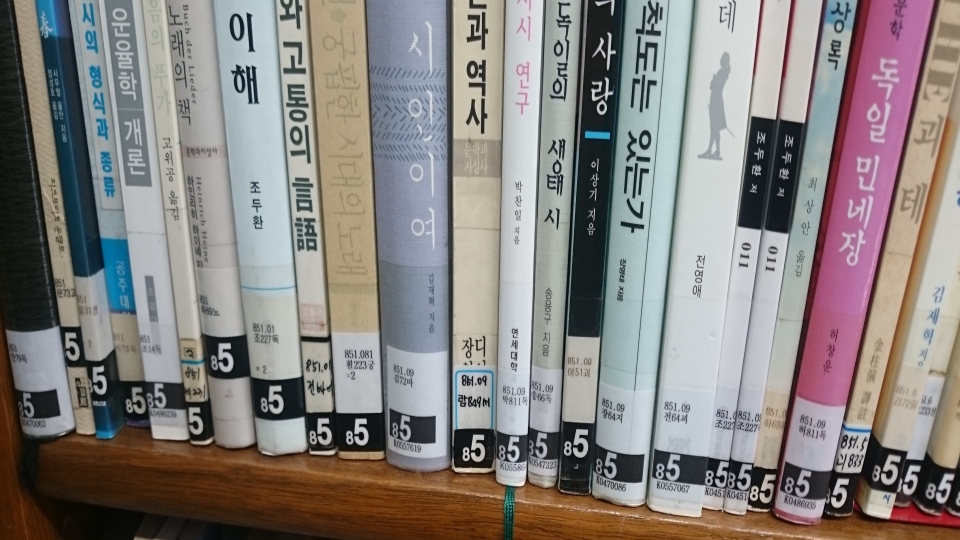
//> input picture Project1/Project1/Image/Resize/008.jpg, 1920 x 1080 px (shown at 1/2 size)
$ ./book   (built with g++ and OpenCV 4)
//> lines starting //> are read from the running program, lines starting //| are printed output that depends on the picture; after the words box and inside, x2 and y2 are one past the last pixel; in counts of white or black regions, pixels touching at a corner belong together
#include <api/baseapi.h>
#include <opencv2/opencv.hpp>
#include <fstream>
#include <time.h>

using namespace std;
using namespace cv;

void warptrans(Mat,Mat&, vector<Point>);
void morphology(Mat, Mat &, int, int, int);
Mat resize(Mat, Mat&, double);

// [69 lines left out: function Label, not called in this run]
Rect Label(Mat img, Mat &dst,int thresh = 0 ) {
	Mat img_gray, img_color, img_binary;

	img_gray = img;
	GaussianBlur(img_gray, img_gray, Size(3, 3), 0);
	adaptiveThreshold(img, img_binary, 255,ADAPTIVE_THRESH_GAUSSIAN_C,THRESH_BINARY_INV,5,2);

	cvtColor(img_gray, img_color, COLOR_GRAY2BGR);

	Mat img_labels, stats, centroids;
	int numOfLables = connectedComponentsWithStats(img_binary, img_labels,
		stats, centroids, 8, CV_32S);


	// [15 lines of commented-out code are left out]

	{

	}
	vector<Point> pt1;
	vector<Point> pt2;
	cout << stats << endl;
	for (int i = 1; i < numOfLables; i++) {
		cout << stats.at<int>(i, 4) << endl;

	}

	int vlev=0;
	int gvalue=0;


	//라벨링 된 이미지에 각각 직사각형으로 둘러싸기
	for (int j = 1; j < numOfLables; j++) {
		int area = stats.at<int>(j, CC_STAT_AREA);
		int left = stats.at<int>(j, CC_STAT_LEFT);
		int top = stats.at<int>(j, CC_STAT_TOP);
		int width = stats.at<int>(j, CC_STAT_WIDTH);
		int height = stats.at<int>(j, CC_STAT_HEIGHT);
		if (width*height < thresh)
			continue;
		pt1.push_back(Point(left, top));
		pt2.push_back(Point(left + width, top + height));


		Point pp = stats.at<int>(j);
		cout << "p1: " << pt1[j - 1];
		cout << " p2: " << pt2[j - 1] << endl;
		rectangle(img_color, Point(left, top), Point(left + width, top + height),
			Scalar(0, 0, 255), 1);

		putText(img_color, to_string(j), Point(left + 20, top + 20),
			FONT_HERSHEY_SIMPLEX, 1, Scalar(255, 0, 0), 2);
	}

	Rect roi(pt1[0],pt2[0]);

	dst = img_color;
	return roi;
}


//OCR로 텍스트를 출력합니다.
//img : 텍스트를 출력 할 이미지파일
//str : 텍스트를 저장 할 이미지 파일
string OCRtext(Mat img, string &str) {
	Mat img_org = img;
	char *outText;
	//    const char *path = ".\\tessdata";
	char *name;

	string data;
	char* result;

	if (img.type() != 0) {
		cvtColor(img, img, CV_BGR2GRAY);
	}
	Scalar lowerb(170, 170, 170);
	Scalar upperb(255, 255, 255);

	inRange(img, lowerb, upperb, img);
	img = ~img;
	Rect mark;
	mark = Label(img, img, 1000);
	if (mark.area() == 0) {
		cout << "Fail is Mark detected " << endl;
		return "NULL" ;
	}
	//imshow("bookimg", img);
	imshow("markmark", img_org(mark));
	string cutname;
	cutname += "outmat/";
	cutname += to_string(time(NULL));
	cutname += ".jpg";
	imwrite(cutname,img_org(mark));
	img = img_org(mark);
	img = ~img;
	if (img.type() != 0) {
		cvtColor(img, img, CV_BGR2GRAY);
	}


	resize(img, img, 2);
	tesseract::TessBaseAPI api;
	str += "--------------------------------------\n";

	api.Init("../libdata/tessdata", "kor+eng", tesseract::OEM_DEFAULT);
	//api.Init(NULL, "kor+eng", tesseract::OEM_DEFAULT);
	api.SetPageSegMode(tesseract::PSM_SINGLE_BLOCK);
	api.SetImage((uchar*)img.data, img.cols, img.rows, 1, img.cols);
	api.Recognize(0);
	str += api.GetUTF8Text();
	str += "--------------------------------------\n";
	cout << str << endl;
	return str;


}

//warptrans
//img_org : 와핑할 이미지
//img_dst : 저장 할 Mat
//vector<Point> : 사각형 좌표를 저장 한 좌표, 4개의 Point가 필요
//순서 : Top+Left, Top+Right, Bottom+Left, Bottom+Right
void warptrans(Mat img_org,Mat &img_dst, vector<Point> qurd)
{
	Point TopLeft = Point(qurd[0]);
	Point TopRight = Point(qurd[1]);
	Point BottomLeft = Point(qurd[2]);
	Point BottomRight = Point(qurd[3]);

	vector<Point> rect;
	rect.push_back(TopLeft);
	rect.push_back(TopRight);
	rect.push_back(BottomRight);
	rect.push_back(BottomLeft);

	double w1 = sqrt(pow(BottomRight.x - BottomLeft.x, 2)
		+ pow(BottomRight.x - BottomLeft.x, 2));
	double w2 = sqrt(pow(TopRight.x - TopLeft.x, 2)
		+ pow(TopRight.x - TopLeft.x, 2));

	double h1 = sqrt(pow(TopRight.y - BottomRight.y, 2)
		+ pow(TopRight.y - BottomRight.y, 2));
	double h2 = sqrt(pow(TopLeft.y - BottomLeft.y, 2)
		+ pow(TopLeft.y - BottomLeft.y, 2));

	double maxWidth = (w1 < w2) ? w1 : w2;
	double maxHeight = (h1 < h2) ? h1 : h2;

	Point2f src[4], dst[4];
	src[0] = Point2f(TopLeft.x, TopLeft.y);
	src[1] = Point2f(TopRight.x, TopRight.y);
	src[2] = Point2f(BottomRight.x, BottomRight.y);
	src[3] = Point2f(BottomLeft.x, BottomLeft.y);

	dst[0] = Point2f(0, 0);
	dst[1] = Point2f(maxWidth - 1, 0);
	dst[2] = Point2f(maxWidth - 1, maxHeight - 1);
	dst[3] = Point2f(0, maxHeight - 1);

	Mat transformMatrix;
	transformMatrix = getPerspectiveTransform(src, dst);

	Mat srcFrame, dstFrame;
	srcFrame = img_dst;
	warpPerspective(img_org, img_dst, transformMatrix, Size(maxWidth, maxHeight));
	return ;
}


//사이즈 재적용
//img : 연산을 적용할 이미지
//dst : 연산된 결과를 저장할 이미지
//size : 해당되는 값만큼 사이즈를 축소, 확장
//		1 = 1배(원본)
//		2 = 2배 확장
//		0.2 = 5배 축소
Mat resize(Mat img, Mat &dst, double size) {
	Mat image = img;
	if (size < 1)
		resize(img, dst, Size((double)img.cols * size, (double)img.rows * size), 0, 0, INTER_AREA);
	else if (size >= 1)
		resize(img, dst, Size((double)img.cols * size, (double)img.rows * size), 0, 0, INTER_LINEAR);
	return dst;
}

//img1 : 모폴로지를 적용할 이미지
//img2 : 연산결과를 적용시킬 이미지
//iterations : 반복횟수
//size : 커널의 크기
//type : 모폴로지연산의 타입
//		MORPH_OPEN : open연산
//		MORPH_CLOSE : close연산
void morphology(Mat img1, Mat &img2, int iterations = 1, int size = 1, int type = MORPH_CLOSE) {
	Size size2(size, size);
	Mat rectKernel = getStructuringElement(MORPH_RECT, size2);
	Point anchor(-1, -1);
	morphologyEx(img1, img2, type, rectKernel, anchor, iterations);
}

//img1 : 선들을 검출할 gray이미지
//img2 : 검출된 선들을 입힐 이미지
//thres : 검출할 선의 임계값
Mat HoughLines1(Mat img1, Mat &img2,int thres = 100) {
	Vec2f params;
	float rho, theta;
	float c, s;
	float x0, y0;
	vector<Vec2f> lines;
	HoughLines(img1, lines, 1, CV_PI / 180, thres);
	cout << "lines.size() = " << lines.size() << endl;

	for (int k = 0; k < lines.size(); k++) {
		params = lines[k];
		rho = params[0];
		theta = params[1];

		//draw
		c = cos(theta);
		s = sin(theta);
		x0 = rho * c;
		y0 = rho * s;
		if (acos(s)*180/CV_PI < 75)
			continue;
		Point pt1, pt2;


		pt1.x = cvRound(x0 + 10000* (-s)) + 5;
		pt1.y = cvRound(y0 + 10000 * (c));
		pt2.x = cvRound(x0 - 10000 * (-s)) + 5;
		pt2.y = cvRound(y0 - 10000 * (c));

		line(img2, pt1, pt2, Scalar(0, 255, 255), 2);
	}
	return img2;

}


int main() {
	//출력 할 이미지 경로
	Mat img_org = imread("Image/resize/008.jpg", IMREAD_COLOR);
//> img_org is the input picture: 1080 rows x 1920 cols, CV_8UC3; mean B, G, R 127.3, 130.1, 135.4
	//Mat img_org = imread("Image/resize/001.jpg", IMREAD_COLOR);
	clock_t time;
	time = clock();
	if (img_org.empty())
		return -1;
	resize(img_org, img_org,Size(1920,1080),0,0, INTER_AREA);
	resize(img_org, img_org, 0.5);
	Mat img_gray;

	Mat img_mop;

	//전체적인 이미지의 평활화를 위한 블러링
	Mat img_dst;
	{
		int border = 3;	//7x7
		Size ksize(border * 2 + 1, border * 2 + 1);
		boxFilter(img_org, img_dst, -1, ksize);
//> img_org: 540 rows x 960 cols, CV_8UC3
		//imshow("dst1", img_dst1);

		int d = ksize.width;
		double sigmaColor = 10.0 * 8;
		double sigmaSpace = 10.0 * 8;
		bilateralFilter(img_org, img_dst, d, sigmaColor, sigmaSpace);
	}

	imshow("img_blur", img_dst);
	//기타 잡 영상을 제거하기 위한 모폴로지 연산
	morphology(img_dst, img_dst, 2, 3, MORPH_CLOSE);
	//imshow("blurMop", img_dst);

	cvtColor(img_dst, img_gray, CV_BGR2GRAY);
	//imshow("img_gray", img_gray);

	//전체적인 이미지의 경계를 추출 후 모폴로지 연산으로 잡영 제거
	adaptiveThreshold(img_gray, img_gray, 255, ADAPTIVE_THRESH_GAUSSIAN_C, THRESH_BINARY_INV, 21, 5);
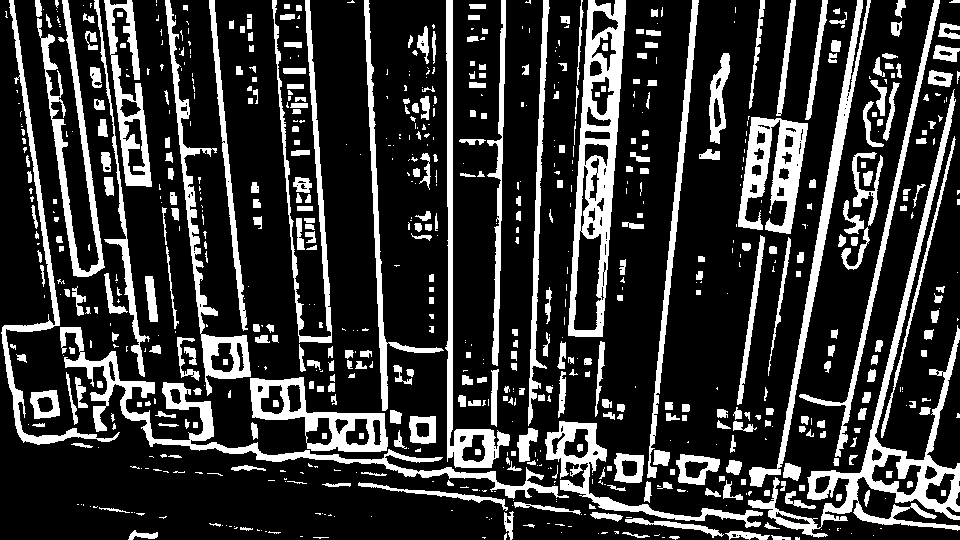
//> img_gray: 540 rows x 960 cols, CV_8UC1; 21.3% white; 764 white regions (369 under 20 px), largest, box (x1, y1, x2, y2) and area: (748, 89, 960, 538) 8880, (568, 0, 626, 337) 7657, (60, 327, 569, 499) 6442
	morphology(img_gray, img_mop, 2, 3, MORPH_CLOSE);

	//sobel 연산으로 x축 편미분 수행
	Mat img_sobel;
	Sobel(img_mop, img_sobel, 0, 1, 0);
//> img_sobel: 540 rows x 960 cols, CV_8UC1; 7.1% white in thin lines or dots
	//imshow("sobel1", img_sobel);

	//편미분 후 생긴 잡영 제거
	morphology(img_sobel, img_mop, 2, 3, MORPH_CLOSE);
//> call 3 of morphology, with iterations = 2, size = 3, type = 3
//> in morphology (call 3), `morphologyEx(img1, img2, type, rectKernel, anchor, iterations);`:
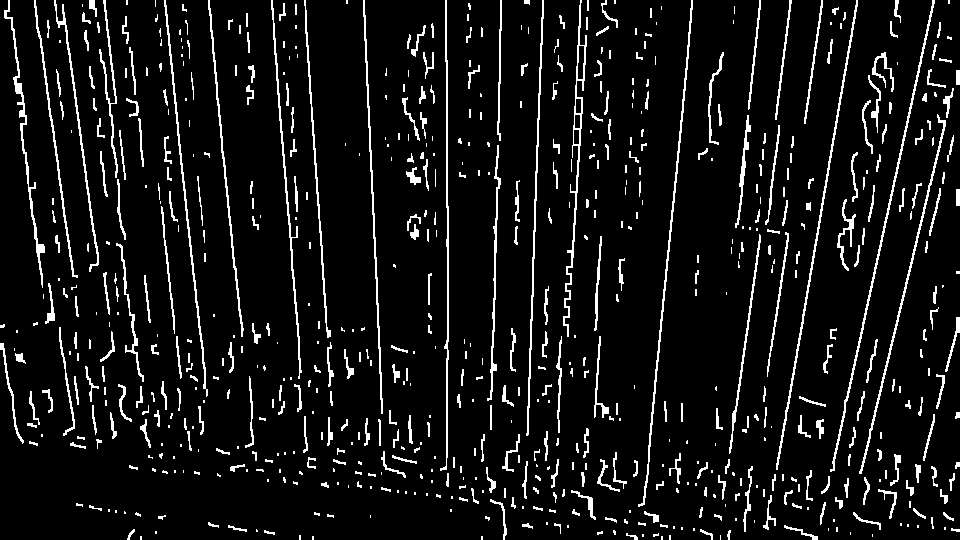
//> img2: 540 rows x 960 cols, CV_8UC1; 7.8% white in thin lines or dots
	//imshow("MORPH_CLOSE2", img_mop);


	//대략적인 선 모양, 하나의 책 라인에 여러 선이 중첩된다.
	Mat img_clone(img_org.size(), img_org.type());
	img_clone = HoughLines1(img_mop, img_clone, 180);
//> in HoughLines1, `HoughLines(img1, lines, 1, CV_PI / 180, thres);`: lines = 34 lines (rho, theta), first 12: [845, 0.17], [542, 0.03], [912, 0.21], [447, 0], [-303, 3.07], [-163, 3.04], [-34, 3], [691, 0.1], [-206, 3.04], [500, 0.02], [948, 0.24], [579, 0.05]
//| lines.size() = 34
//> the loop in HoughLines1, `for (int k = 0; k < lines.size(); k++)` made 34 passes
//> (rho, theta, c, s, x0, y0) on passes 1 to 8: (845, 0.175, 0.985, 0.174, 832.2, 146.7), (542, 0.0349, 0.999, 0.0349, 541.7, 18.92), (912, 0.209, 0.978, 0.208, 892.1, 189.6), (447, 0, 1, 0, 447, 0), (-303, 3.07, -0.998, 0.0698, 302.3, -21.14), (-163, 3.04, -0.995, 0.105, 162.1, -17.04), (-34, 3, -0.99, 0.139, 33.67, -4.73), (691, 0.105, 0.995, 0.105, 687.2, 72.23)
//> after the loop in HoughLines1, `for (int k = 0; k < lines.size(); k++)`:
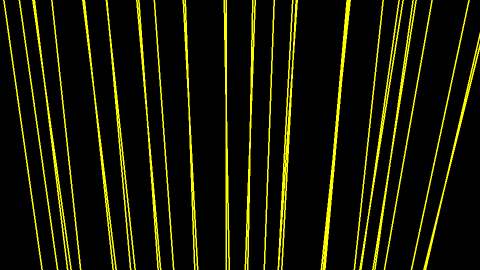
//> img2: 540 rows x 960 cols, CV_8UC3 (shown at 1/2 size); mean B, G, R 0, 23.7, 23.7
	//imshow("lines1", img_clone);

	//중첩된 근접한 선들을 지우기 위한 모폴로지 연산
	morphology(img_clone, img_clone, 8, 3, MORPH_CLOSE);
//> call 4 of morphology, with iterations = 8, size = 3, type = 3
//> in morphology (call 4), `morphologyEx(img1, img2, type, rectKernel, anchor, iterations);`:
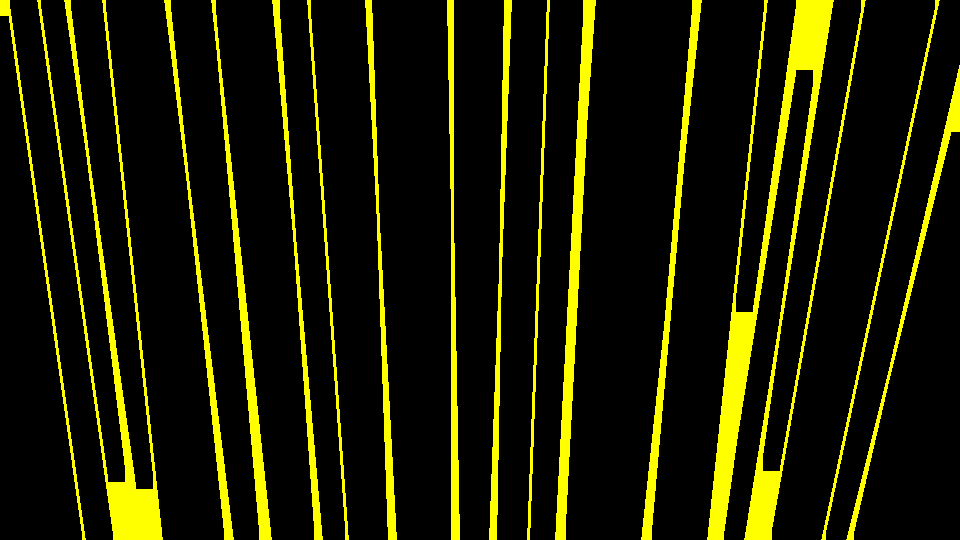
//> img1: 540 rows x 960 cols, CV_8UC3; 2.49% of pixels changed, all inside (x1, y1, x2, y2) = (0, 0, 960, 540)

	//imshow("dilate", img_clone);
	Sobel(img_clone, img_clone, 0, 1, 0, 3, 1, 0, BORDER_CONSTANT);

	// 대략적인 위치를 추출
	vector<Point> middlep, bottomp;
	for (int i = 0; i < img_clone.cols; i++) {
		int pos = (i);
		Vec3b* pixel = img_clone.ptr<Vec3b>(img_clone.rows / 2);
		if (pixel[pos][0] == 0 && pixel[pos][1] == 255 && pixel[pos][2] == 255) {
			cout << "middle : " << i << endl;
			circle(img_clone, Point(pos, img_clone.rows / 2), 2, Scalar(255, 255, 0), 3);
			middlep.push_back(Point2f(pos, img_clone.rows / 2));
		}
	}
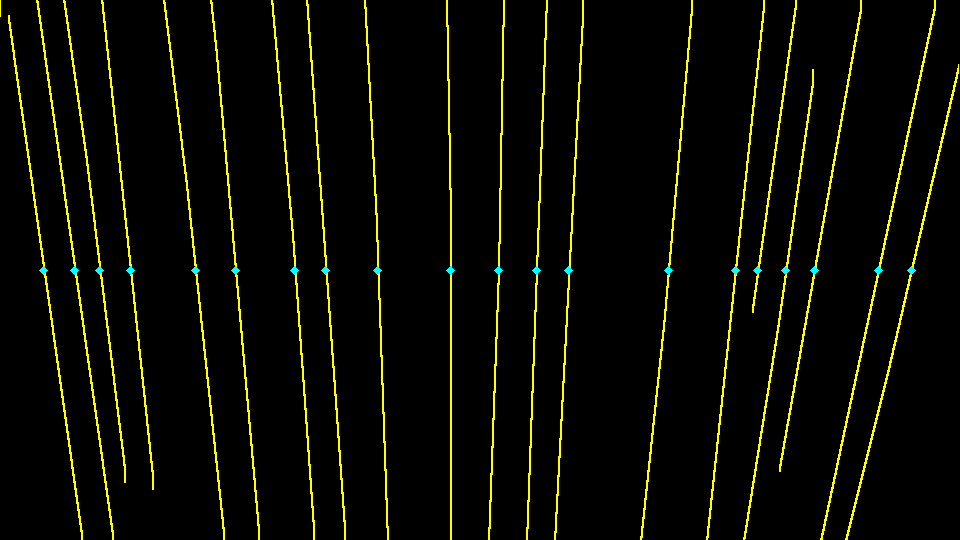
//> img_clone: 540 rows x 960 cols, CV_8UC3; mean B, G, R 0.4, 11.4, 11
	for (int i = 0; i < img_clone.cols; i++) {
		int pos = (i);
		Vec3b* pixel = img_clone.ptr<Vec3b>(img_clone.rows-1);
		if (pixel[pos][0] == 0 && pixel[pos][1] == 255 && pixel[pos][2] == 255) {
			cout << "bottom : " << i << endl;
			circle(img_clone, Point(pos, img_clone.rows -1), 2, Scalar(255, 255, 0), 3);
			bottomp.push_back(Point2f(pos, img_clone.rows-1));
		}
	}
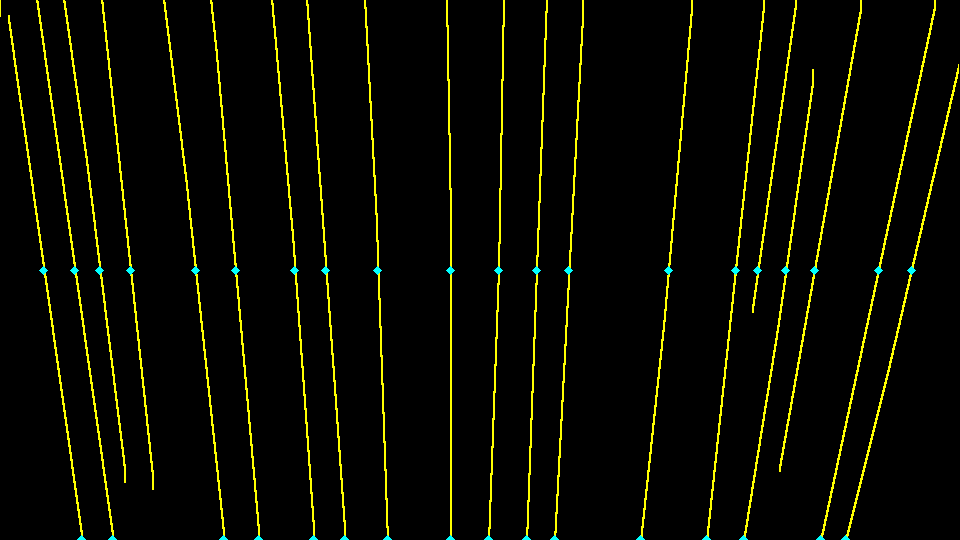
//> img_clone: 540 rows x 960 cols, CV_8UC3; 0.08% of pixels changed, all inside (x1, y1, x2, y2) = (77, 535, 850, 540)


	imshow("dilsob", img_clone);
	waitKey();

	//ofstream outfile("OCRtext.txt", ios::app);
	ofstream outfile("OCRtext.txt");
	Mat img_warp;
	outfile.clear();
	for (int i = 0; i < middlep.size() - 1; i++) {
		vector<Point> qurdp;
		//상단에서 구한 각 좌표값을 vector qurdp에 저장, 순서 : Top+Left, Top+Right, Bottom+Left, Bottom+Right
		qurdp.push_back(middlep[i]);
		qurdp.push_back(middlep[i+1]);
		qurdp.push_back(bottomp[i]);
		qurdp.push_back(bottomp[i+1]);
		//적용 할 이미지와 와핑으로 저장할 Mat 변수, 좌표 지정
		img_warp.zeros(Size(0,0),CV_16UC3);
		warptrans(img_org, img_warp, qurdp);

		string bname="book";
		//imshow에서 window 이름이 중첩되지않도록 숫자 추가
		bname += to_string(i);

		string marktext;
		//이미지 파일에서 텍스트를 출력
		cout << bname << endl;

		waitKey();
//> (the run ends here: the program needs code that is not available in this run, at `Point pp = stats.at<int>(j);`)

$ run again, with Project1/Project1/Image/Resize/001.jpg copied over Project1/Project1/Image/Resize/008.jpg
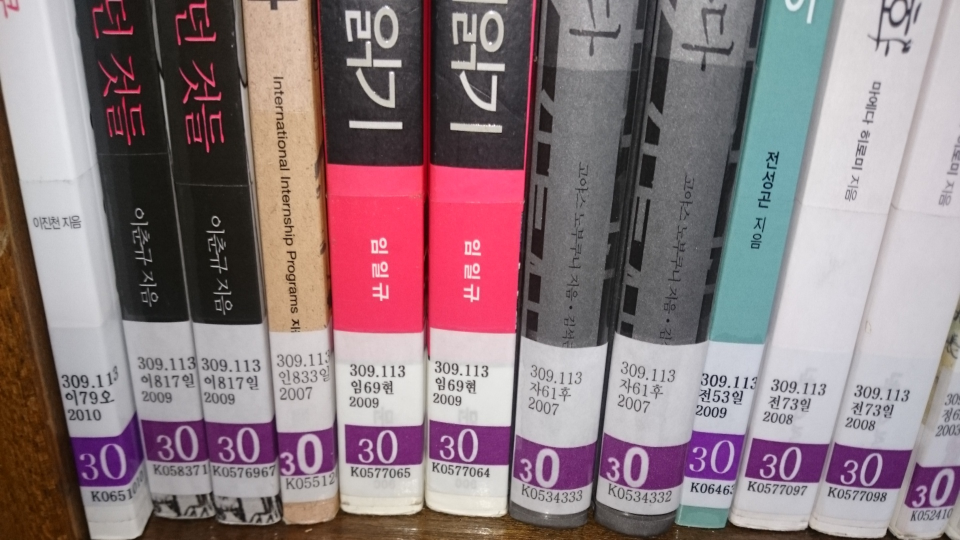
//> input picture Project1/Project1/Image/Resize/001.jpg, 1920 x 1080 px (shown at 1/2 size)
//> img_org is the input picture: 1080 rows x 1920 cols, CV_8UC3; mean B, G, R 127.8, 122.8, 141.8
//> img_org: 540 rows x 960 cols, CV_8UC3
//> img_sobel: 540 rows x 960 cols, CV_8UC1; 6% white in thin lines or dots
//> lines = 26 lines (rho, theta), first 12: [913, 0.24], [817, 0.21], [-309, 3.09], [23, 2.95], [-73, 3], [532, 0.05], [-71, 2.98], [422, 0], [-241, 3.07], [-143, 3.02], [-418, 3.12], [-226, 3.05]
//| lines.size() = 26
//> the loop in HoughLines1, `for (int k = 0; k < lines.size(); k++)` made 26 passes
//> (rho, theta, c, s, x0, y0) on passes 1 to 8: (913, 0.244, 0.97, 0.242, 885.9, 220.9), (817, 0.209, 0.978, 0.208, 799.1, 169.9), (-309, 3.09, -0.999, 0.0523, 308.6, -16.17), (23, 2.95, -0.982, 0.191, -22.58, 4.39), (-73, 3, -0.99, 0.139, 72.29, -10.16), (532, 0.0524, 0.999, 0.0523, 531.3, 27.84), (-71, 2.98, -0.988, 0.156, 70.13, -11.11), (422, 0, 1, 0, 422, 0)
//> img1: 540 rows x 960 cols, CV_8UC3; mean B, G, R 0, 22.8, 22.8
//> after the loop `for (int i = 0; i < img_clone.cols; i++)`:
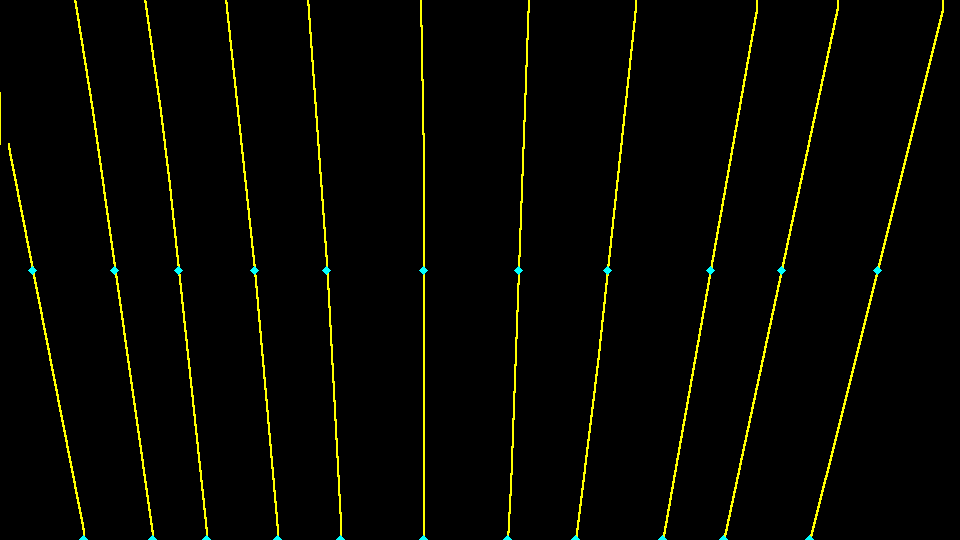
//> img_clone: 540 rows x 960 cols, CV_8UC3; mean B, G, R 0.4, 6.7, 6.3
